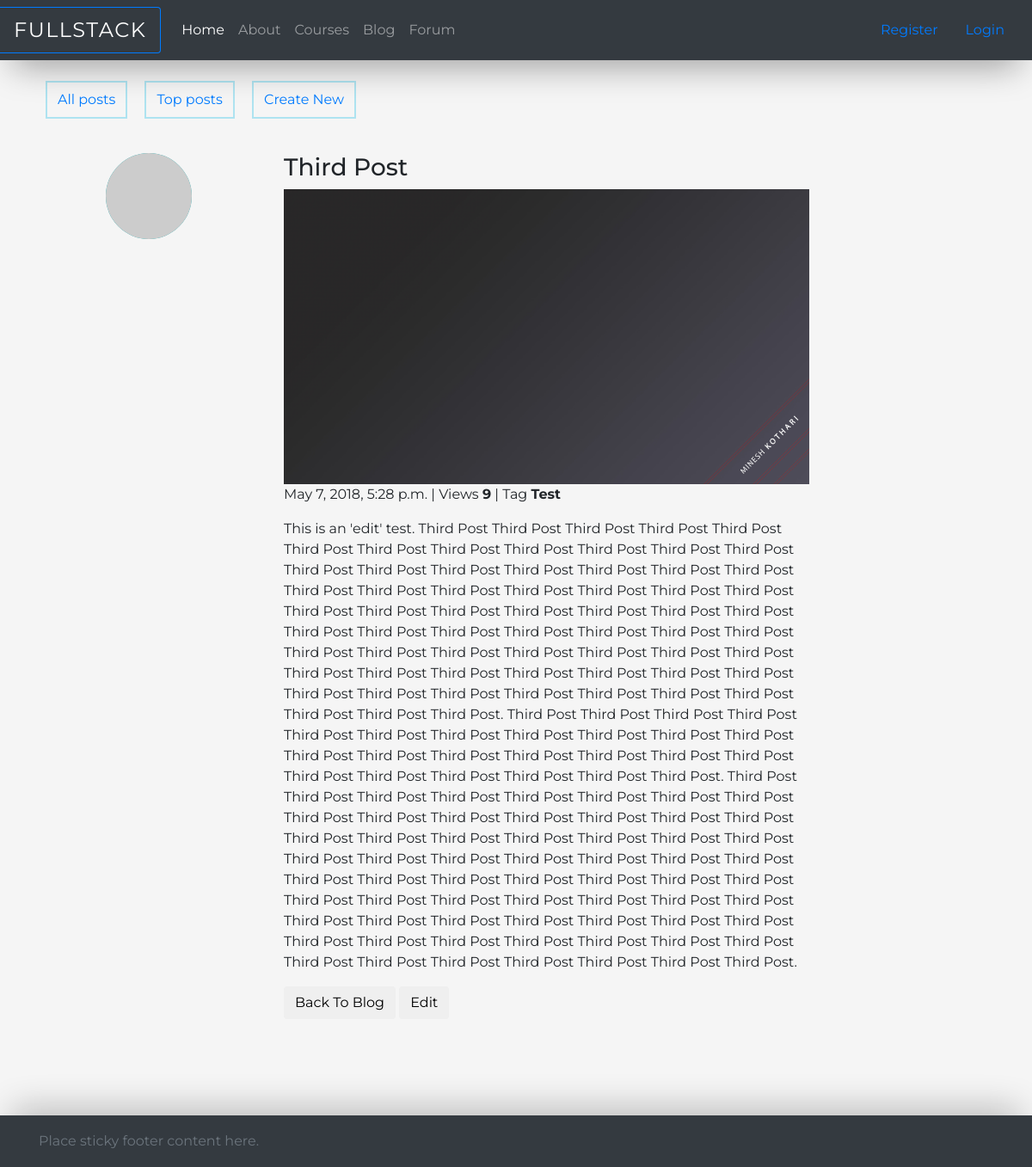
Page /blog/3/ on the committed database.
### blog/models.py (models this page shows, shortened)
class Post(models.Model):
    author = models.ForeignKey(settings.AUTH_USER_MODEL)
    title = models.CharField(max_length=200)
    content = models.TextField()
    created_date = models.DateTimeField(default=timezone.now)
    published_date = models.DateTimeField(blank=True, null=True)
    views = models.IntegerField(default=0)
    tag = models.CharField(max_length=100, blank=True, null=True)
    image = models.ImageField(upload_to="images", blank=True, null=True)

### blog/views.py (the view)
# urls.py: url(r'^(?P<id>\d+)/$', views.post_detail, name='post_detail'),
def post_detail(request, id):
    post = get_object_or_404(Post, pk=id)
    post.views += 1
    post.save()
    return render(request, 'blog/postdetail.html', {'post': post})

### blog/templates/blog/postdetail.html (shortened to what this page needs)
{% extends "blog/blog.html" %}
{% block blogs %}
        <div class="row">
            <div class="col-lg-3 col-md-2 text-center">
                <a class="story-img" href="#">
                    <img src="http://placehold.it/100" style="width:100px; height: 100px; background-color: #12ABB2; color: #ffffff;" class="rounded-circle">
                </a>
            </div>
            <div class="col-lg-9 col-md-10">
                <h3>{{ post.title }}</h3>
                <div class="row">
                    <div class="col-sm-9">
                        {% if post.image %}
                            <img src="/media/{{ post.image }}" style="width:100%; height: auto;">
                        {% endif %}
                        <p>{{ post.published_date }} | Views <strong>{{ post.views }}</strong> | Tag <strong>{{ post.tag }}</strong></p>
                        <p>{{ post.content }}</p>
                        <p><button class="btn btn-default" onclick="location.href='{% url 'blog' %}'">Back To Blog</button>
                        <button class="btn btn-default" onclick="location.href='{% url 'edit' post.id %}'">Edit</button></p>
                        {% load disqus_tags %}
                    </div>
                </div>
            </div>
        </div>
{% endblock %}

### rows in the picture
Post: title "Third Post", image (picture), published_date "May 7, 2018, 5:28 p.m.", views "9", tag "Test", content "This is an 'edit' test. Third Post Third Post Third Post Third Post Third Post Third Post Third Post Third Post Third Post Third Post Third Post Third Post Third Post Third Post Third Post Third Post Third Post Third Post Third Post Third Post Third Post Third Post Third Post Third Post Third Post Third Post Third Post Third Post Third Post Third Post Third Post Third Post Third Post Third Post Third Post Third Post Third Post Third Post Third Post Third Post Third Post Third Post Third Post Third Post Third Post Third Post Third Post Third Post Third Post Third Post Third Post Third Post Third Post Third Post Third Post Third Post Third Post Third Post Third Post Third Post Third Post…"
